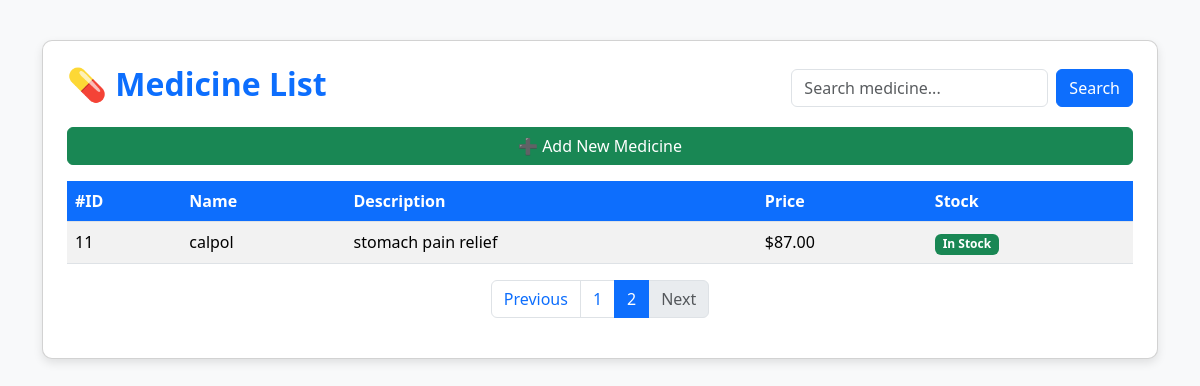
Screenshot of /medicines/?page=2 with the database file from the repository.
### medicine/models.py (models this page shows, shortened)
class Medicine(models.Model):
    name = models.CharField(max_length=100)
    description = models.TextField(blank=True)
    price = models.DecimalField(max_digits=10, decimal_places=2)
    stock = models.IntegerField()

### medicine/views.py (the view)
# urls.py: path('medicines/', views.medicine_list, name='medicine_list'),
def medicine_list(request):
    query = request.GET.get('q')  # Get search term from the URL
    medicine_list = Medicine.objects.all().order_by('id')
    if query:
        medicine_list = medicine_list.filter(
            Q(name__icontains=query) | Q(description__icontains=query)
        )
    paginator = Paginator(medicine_list, 10)  # Show 10 medicines per page
    page_number = request.GET.get('page')
    page_obj = paginator.get_page(page_number)
    context = {
        'page_obj': page_obj,
        'query': query,  # So we can keep the search term in the form
    }
    return render(request, 'medicine/medicine_list.html', context)

### medicine/templates/medicine/medicine_list.html (shortened to what this page needs)
<!DOCTYPE html>
<html lang="en">
<head>
    <link href="https://cdn.jsdelivr.net/npm/bootstrap@5.3.2/dist/css/bootstrap.min.css" rel="stylesheet">
</head>
<body>
<div class="container">
    <div class="card p-4">
        <div class="search-bar mb-3">
            <h2 class="page-title">💊 Medicine List</h2>
            <form method="get" action="{% url 'medicine_list' %}" class="d-flex">
                <input type="text" name="q" class="form-control me-2" placeholder="Search medicine..." value="{{ query|default:'' }}">
                <button type="submit" class="btn btn-primary">Search</button>
            </form>
        </div>
        <a href="{% url 'add_medicine' %}" class="btn btn-success mb-3">➕ Add New Medicine</a>
        <table class="table table-striped table-hover">
            <thead>
                <tr>
                    <th>#ID</th>
                    <th>Name</th>
                    <th>Description</th>
                    <th>Price</th>
                    <th>Stock</th>
                </tr>
            </thead>
            <tbody>
                {% for medicine in page_obj %}
                <tr>
                    <td>{{ medicine.id }}</td>
                    <td>{{ medicine.name }}</td>
                    <td>{{ medicine.description|truncatewords:10 }}</td>
                    <td>${{ medicine.price }}</td>
                    <td>
                        {% if medicine.stock > 0 %}
                            <span class="badge bg-success">In Stock</span>
                        {% else %}
                            <span class="badge bg-danger">Out of Stock</span>
                        {% endif %}
                    </td>
                </tr>
                {% empty %}
                <tr>
                    <td colspan="5" class="text-center text-muted py-3">No medicines found.</td>
                </tr>
                {% endfor %}
            </tbody>
        </table>
        <nav aria-label="Page navigation">
          <ul class="pagination justify-content-center">
            {% if page_obj.has_previous %}
              <li class="page-item"><a class="page-link" href="?{% if query %}q={{ query }}&{% endif %}page={{ page_obj.previous_page_number }}">Previous</a></li>
            {% else %}
              <li class="page-item disabled"><span class="page-link">Previous</span></li>
            {% endif %}
            {% for num in page_obj.paginator.page_range %}
              {% if page_obj.number == num %}
                <li class="page-item active"><span class="page-link">{{ num }}</span></li>
              {% elif num > page_obj.number|add:-3 and num < page_obj.number|add:3 %}
                <li class="page-item"><a class="page-link" href="?{% if query %}q={{ query }}&{% endif %}page={{ num }}">{{ num }}</a></li>
              {% endif %}
            {% endfor %}
            {% if page_obj.has_next %}
              <li class="page-item"><a class="page-link" href="?{% if query %}q={{ query }}&{% endif %}page={{ page_obj.next_page_number }}">Next</a></li>
            {% else %}
              <li class="page-item disabled"><span class="page-link">Next</span></li>
            {% endif %}
          </ul>
        </nav>
    </div>
</div>
</body>
</html>

### medicine/templates/medicine/medicine_list.html (style rules this page uses)
body { background-color: #f8f9fa; }
.container { margin-top: 40px; }
.table th { background-color: #0d6efd; color: white; }
.page-title { color: #0d6efd; font-weight: 700; }
.card { border-radius: 10px; box-shadow: 0 4px 10px rgba(0,0,0,0.1); }
.search-bar { display: flex; justify-content: space-between; align-items: center; }

### rows the page displays
Medicine: id "11", name "calpol", description "stomach pain relief", price "87.00", stock "In Stock"

### other values shown
{{ num }} "1"
{{ num }} "2"
